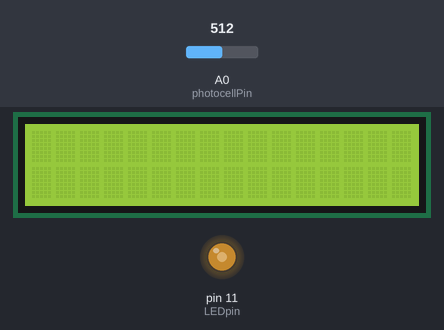
The sketch below on a simulated Arduino Uno, built with avr-gcc and run on an emulated ATmega328P. On the bench: 16×2 character LCD, output pins drawn as LEDs (lit = HIGH). The test bench sets the inputs (shaded band); at power-on: A0 (photocellPin) = 512.

Above: at 1.2 s.
1.3 s: A0 (photocellPin) set to 478
At 1.8 s:
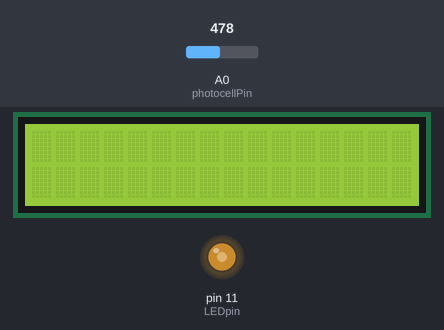
2.8 s: A0 (photocellPin) set to 453
At 5.0 s:
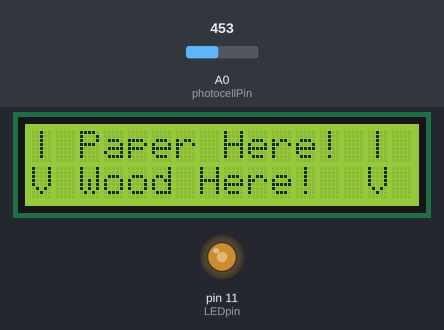
5.3 s: A0 (photocellPin) set to 420
At 5.8 s:
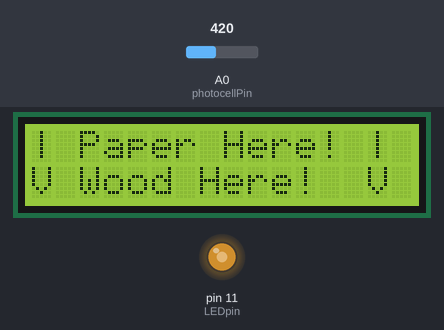
6.8 s: A0 (photocellPin) set to 395
At 9.0 s:
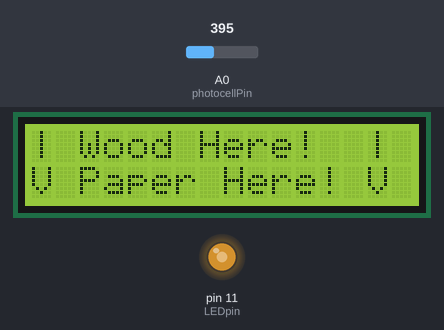
9.3 s: A0 (photocellPin) set to 358
At 9.8 s:
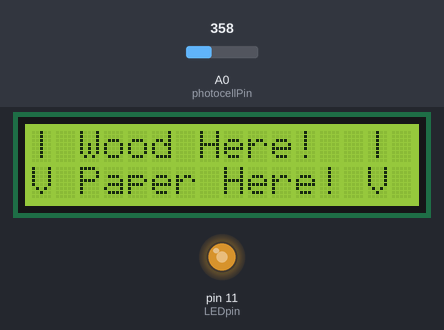
10.8 s: A0 (photocellPin) set to 329
At 13.0 s:
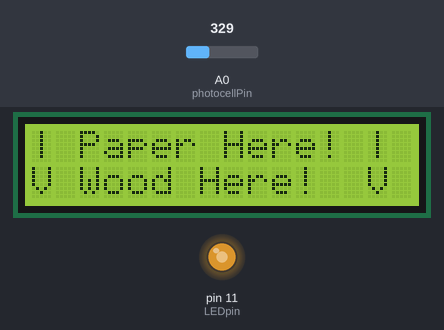
Timing chart, 0 to 14.3 s (numbered marks = the images above; inputs shaded):
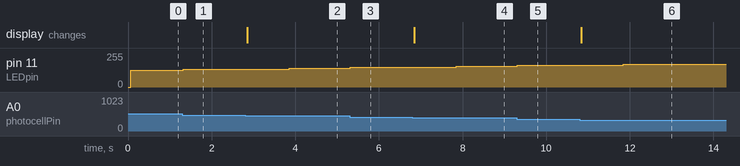

Measured:
- the behaviour switches between 463 and 462 on A0 (photocellPin) (found by bisection; images 1 and 2)
- the behaviour switches between 404 and 403 on A0 (photocellPin) (found by bisection; images 3 and 4)
- the behaviour switches between 346 and 345 on A0 (photocellPin) (found by bisection; images 5 and 6)
- after the input at 1.3 s, pin 11 (LEDpin): 127/255 → 135/255 at once
- after the input at 2.8 s, pin 11 (LEDpin): 135/255 → 142/255 after 1.1 s; the display: changes after 0.06 s (image 2)
- after the input at 5.3 s, pin 11 (LEDpin): 142/255 → 150/255 at once
- after the input at 6.8 s, pin 11 (LEDpin): 150/255 → 156/255 after 1.0 s; the display: changes after 0.05 s (image 4)
- after the input at 9.3 s, pin 11 (LEDpin): 156/255 → 165/255 at once
- after the input at 10.8 s, pin 11 (LEDpin): 165/255 → 172/255 after 1.0 s; the display: changes at once (image 6)

The sketch:

Lichtsensor2.0.ino
```cpp
#include <Wire.h>
#include <LiquidCrystal_I2C.h> // Using version 1.2.1

// The LCD constructor - address shown is 0x27 - may or may not be correct for yours
// Also based on YWRobot LCM1602 IIC V1
LiquidCrystal_I2C lcd(0x3F, 2, 1, 0, 4, 5, 6, 7, 3, POSITIVE);

int photocellPin = 0;     // the cell and 10K pulldown are connected to a0
int photocellReading;     // the analog reading from the sensor divider
int LEDpin = 11;          // connect Red LED to pin 11 (PWM pin)
int LEDbrightness;        //
int readings[20];          // the analog reading from the sensor divider in an array
int n = 0;
int max_reading = 0;
int min_reading = 10000;
boolean paper = false;

void setup(void) {
  lcd.begin(16,2); // sixteen characters across - 2 lines
  lcd.backlight();

  // We'll send debugging information via the Serial monitor
  //Serial.begin(9600);
}

void loop(void) {
  photocellReading = analogRead(photocellPin);

  Remember(photocellReading);

  // LED gets brighter the darker it is at the sensor
  // that means we have to -invert- the reading from 0-1023 back to 1023-0
  photocellReading = 1023 - photocellReading;
  //now we have to map 0-1023 to 0-255 since thats the range analogWrite uses
  LEDbrightness = map(photocellReading, 0, 1023, 0, 255);
  analogWrite(LEDpin, LEDbrightness);

  delay(50);
}

void Remember(int reading) {
  //makes sure the array keeps looping
  n++;
  if(n == 20) { n=0; }
  readings[n] = reading;

  if( reading > max_reading){
    max_reading = reading;
    //Serial.println(String(max_reading));
    }
  if( reading < min_reading){
    min_reading = reading;
    //Serial.println(String(min_reading));
    }

  if (max_reading - min_reading >= 50) {
    // switch text
    //Serial.println("Clear lcd");
    lcd.clear();
    if (paper) {
      lcd.setCursor(0,0);
      lcd.print("| Wood Here!  |");
      lcd.setCursor(0,1);
      lcd.print("V Paper Here! V");
      paper = !paper;
    } else {
      lcd.setCursor(0,0);
      lcd.print("| Paper Here! |");
      lcd.setCursor(0,1);
      lcd.print("V Wood Here!  V");
      paper = !paper;
    }

    max_reading = 0;
    min_reading = 10000;
    for( int i = 0; i < 20; i++){
      readings[i]=0;
      }
    delay(1000);
    }

}
```
